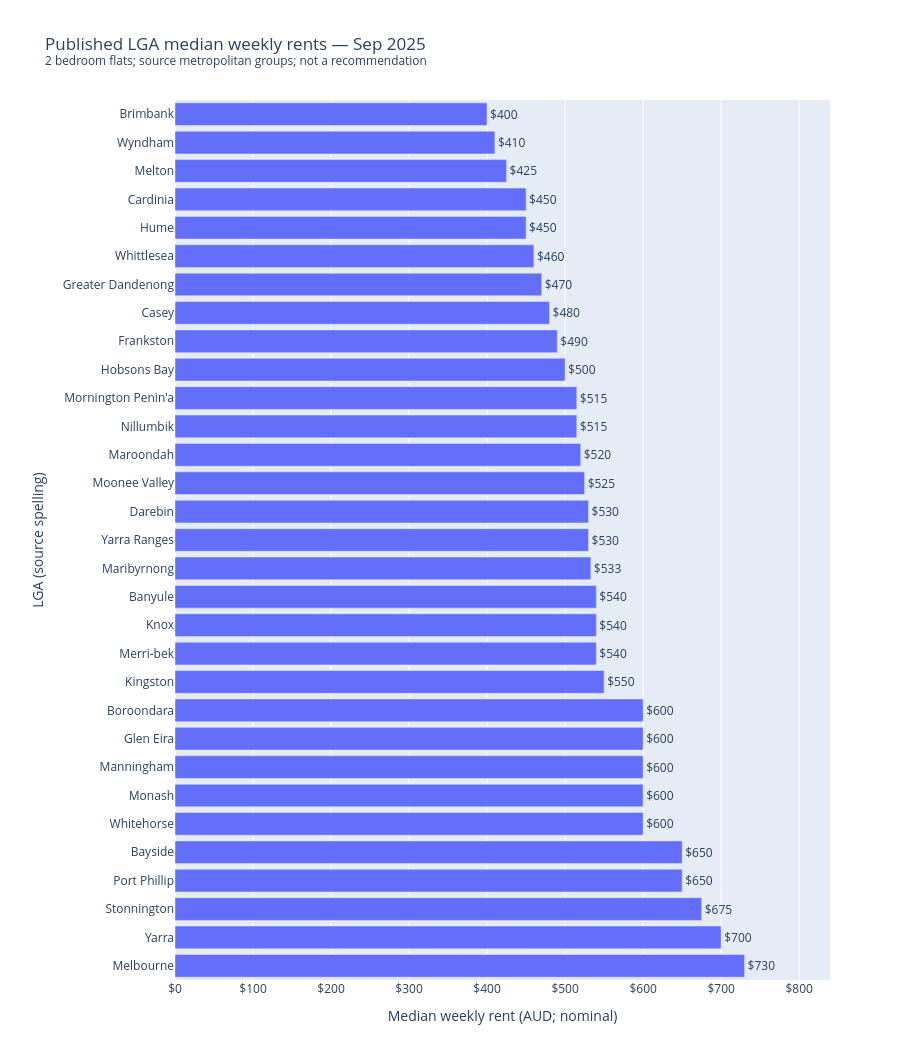

Notebook cell for this chart:
### Markdown cell above
## 4. Chart 1 — Latest LGA rental comparison

Each bar is an LGA; its length is the published median in AUD per week. Hover to see the observation count and source cell. The axis starts at zero so the bar lengths remain interpretable.

All charts will also be saved as self-contained HTML files in Section 12. The files work in a browser without a Plotly account or an online chart service.

### Code cell
figures = {}
DISPLAY_CHARTS = True  # Set False only when your notebook viewer cannot render Plotly.

def show_chart(figure):
    if DISPLAY_CHARTS:
        figure.show(renderer="plotly_mimetype")

fig = go.Figure(go.Bar(
    x=latest["median_weekly_rent"].tolist(),
    y=latest["rental_area_name"].tolist(),
    orientation="h",
    text=[f"${value:,.0f}" for value in latest["median_weekly_rent"]],
    textposition="outside", cliponaxis=False,
    customdata=latest[["published_count", "source_median_cell"]].to_numpy(),
    hovertemplate=("%{y}<br>Median: $%{x:,.0f}/week<br>Published count: %{customdata[0]:,.0f}"
                   "<br>Median source cell: %{customdata[1]}<extra></extra>"),
))
fig.update_layout(
    title=f"Published LGA median weekly rents — {LATEST_LABEL}<br><sup>{CATEGORY}; source metropolitan groups; not a recommendation</sup>",
    xaxis_title="Median weekly rent (AUD; nominal)", yaxis_title="LGA (source spelling)",
    height=1050, margin=dict(l=175, r=70, t=100, b=70),
    showlegend=False,
)
fig.update_xaxes(range=[0, high * 1.15], tickprefix="$")
fig.update_yaxes(categoryorder="array", categoryarray=latest["rental_area_name"].tolist(), autorange="reversed")
figures["01_latest_rents"] = fig
show_chart(fig)

### Figure 1 — Plotly figure (JSON) as saved in the notebook; plotly's stock layout.template omitted (floating-point values rounded to 4 significant figures)
{"data": [{"cliponaxis": false, "customdata": [[224, "HF58"], [138, "HF69"], [44, "HF64"], [24, "HF81"], [115, "HF61"], [117, "HF68"], [297, "HF85"], [88, "HF82"], [145, "HF83"], [149, "HF60"], [103, "HF87"], [10, "HF67"], [129, "HF75"], [353, "HF66"], [473, "HF59"], [48, "HF78"], [402, "HF62"], [282, "HF57"], [85, "HF73"], [728, "HF65"], [340, "HF86"], [542, "HF72"], [760, "HF84"], [133, "HF74"], [421, "HF76"], [464, "HF77"], [210, "HF80"], [742, "HF88"], [751, "HF89"], [487, "HF70"], [3209, "HF63"]], "hovertemplate": "%{y}<br>Median: $%{x:,.0f}/week<br>Published count: %{customdata[0]:,.0f}<br>Median source cell: %{customdata[1]}<extra></extra>", "orientation": "h", "text": ["$400", "$410", "$425", "$450", "$450", "$460", "$470", "$480", "$490", "$500", "$515", "$515", "$520", "$525", "$530", "$530", "$533", "$540", "$540", "$540", "$550", "$600", "$600", "$600", "$600", "$600", "$650", "$650", "$675", "$700", "$730"], "textposition": "outside", "type": "bar", "x": [400, 410, 425, 450, 450, 460, 470, 480, 490, 500, 515, 515, 520, 525, 530, 530, 533, 540, 540, 540, 550, 600, 600, 600, 600, 600, 650, 650, 675, 700, 730], "y": ["Brimbank", "Wyndham", "Melton", "Cardinia", "Hume", "Whittlesea", "Greater Dandenong", "Casey", "Frankston", "Hobsons Bay", "Mornington Penin'a", "Nillumbik", "Maroondah", "Moonee Valley", "Darebin", "Yarra Ranges", "Maribyrnong", "Banyule", "Knox", "Merri-bek", "Kingston", "Boroondara", "Glen Eira", "Manningham", "Monash", "Whitehorse", "Bayside", "Port Phillip", "Stonnington", "Yarra", "Melbourne"]}], "layout": {"height": 1050, "margin": {"b": 70, "l": 175, "r": 70, "t": 100}, "showlegend": false, "title": {"text": "Published LGA median weekly rents — Sep 2025<br><sup>2 bedroom flats; source metropolitan groups; not a recommendation</sup>"}, "xaxis": {"range": [0, 839.5], "tickprefix": "$", "title": {"text": "Median weekly rent (AUD; nominal)"}}, "yaxis": {"autorange": "reversed", "categoryarray": ["Brimbank", "Wyndham", "Melton", "Cardinia", "Hume", "Whittlesea", "Greater Dandenong", "Casey", "Frankston", "Hobsons Bay", "Mornington Penin'a", "Nillumbik", "Maroondah", "Moonee Valley", "Darebin", "Yarra Ranges", "Maribyrnong", "Banyule", "Knox", "Merri-bek", "Kingston", "Boroondara", "Glen Eira", "Manningham", "Monash", "Whitehorse", "Bayside", "Port Phillip", "Stonnington", "Yarra", "Melbourne"], "categoryorder": "array", "title": {"text": "LGA (source spelling)"}}}}
